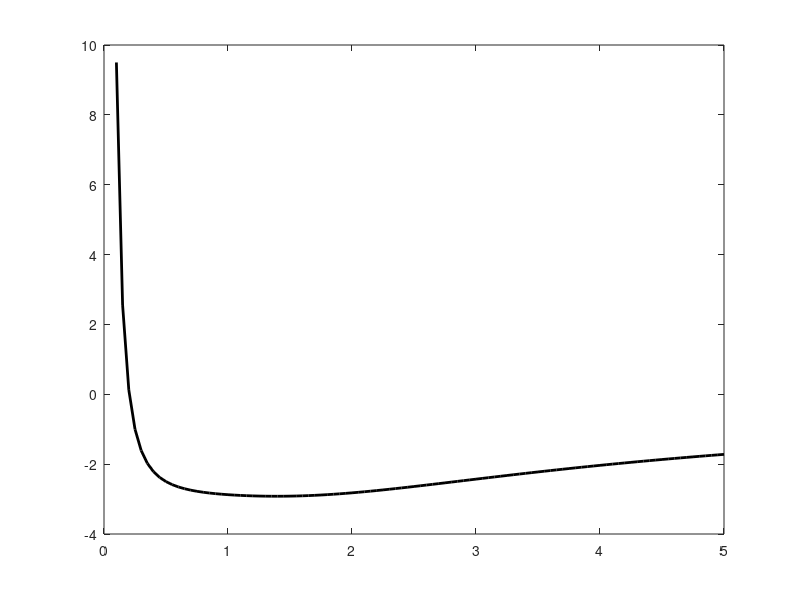

Source code (MATLAB): (Note: this script raises an error after producing the figure.)
% This script estimates the ground state energy of a "smooth" 
% rectangular potential by means of the variational principle. 
% As a trial function we use a Gaussian wave packet centered at the 
% origin with a variable width.
%
% The Hamiltonian is estimated numerically using an FFT representation 
% of the kinetic energy.
%
% The ground state energy is also calculated "exactly" by diagoalizing 
% the full, numerical Hamiltonian.
%
% The estimated energy is plotted as a function of the width - along 
% with the "exact" ground state energy
%
% Numerical inputs:
% SigmaMin  - minimal value for the widht
% SigmaMax  - maximal value for the width
% SigmaStep - step size used for the width
% L         - size of domain 
% N         - number of grid points (should be 2^n)
%
% Physical inputs:
% V0        - the height of the potential (should be negative)
% w         - the width of the potential
% s         - the "smoothness" of the potential 
% Vpot      - the actual potential (function variable)
%
% All parameters and functions are hard coded initially

SigmaMin = 0.1;
SigmaMax = 5;
SigmaStep = 0.05;

% Trial function
PsiTrial = @(x,sigma) (2*pi*sigma^2)^(-0.25)*exp(-x.^2/(4*sigma^2));

% Potential:
V0 = -3;
w = 8;
s = 5;

% Grid parameters
L = 30;
N = 1024;              % For FFT's sake, we should have N=2^n

% Shape of the potential
Vpot = @(x) V0./(exp(s*(abs(x)-w/2))+1);

% Set up the grid.
x = linspace(-L/2,L/2,N);
x = x.';                            % Traspose
h = L/(N-1);

% Set up kinetic energy matrix by means of the fast Fourier transform
k = 2*pi/(N*h)*[0:(N/2-1), (-N/2:-1)];          % Vector with k-values
% Fourier transform the identity matrix:
Tmat_FFT = fft(eye(N));
% Multiply by (ik)^2
Tmat_FFT = diag(-k.^2)*Tmat_FFT;
% Transform back to x-representation
Tmat_FFT = ifft(Tmat_FFT);
Tmat_FFT = -1/2*Tmat_FFT;            % Correct prefactor

% Total Hamiltonian
H = Tmat_FFT + diag(Vpot(x));

% Calculate expectation value of the Hamiltonian
% for various sigmas
index = 1;
for sigma = SigmaMin:SigmaStep:SigmaMax
  Psi = PsiTrial(x,sigma);                 % Wave function
  Sigma(index) = sigma;                   % Vector with sigma-values
  Energy(index) = h*Psi'*H*Psi;           % Expectation value
  index=index+1;                          % Update index
end

% Diagonalize to find eigen states and energies
[EigVectors EigValues] = eig(H);
% Extract eigen values from diagonal matrix
EigValues = diag(EigValues);
% Sort them (and remove spurious imaginary parts)
[EigValues, Indexes] = sort(real(EigValues));
EigVectors = EigVectors(:,Indexes);
% "Exact" groundState
GroundStateEnergy = EigValues(1);
GroundStateWF = EigVectors(:,1)/sqrt(h);  % Normalize

% Determine estimate - and error
[EnergyEstimate, MinInd] = min(Energy);
Error = EnergyEstimate - GroundStateEnergy;
disp(['Ground state energy estimate: ', ...
    num2str(EnergyEstimate)])
disp(['Actual ground state energy (on the grid): ', ...
    num2str(GroundStateEnergy)])
disp(['The error in ground state energy is ', num2str(Error),'.'])
disp(['This is corresponds to the relative error ',...
    num2str(abs(Error/GroundStateEnergy)*100),' %.'])

%
% Plot ground state energy estimate and compare with "exact" result
%
figure(1)
plot(Sigma, Energy, 'k-', 'linewidth', 2)
hold on
yline(GroundStateEnergy, 'r--', 'linewidth', 2);
hold off
grid on
set(gca,'fontsize',15)
xlabel('\sigma')
legend('<E(\sigma)>','Exact')

%
% Plot wave functions - the estimate and the "exact" one
%
% Estimated ground state
Psi = PsiTrial(x, Sigma(MinInd));               
figure(2)
plot(x, abs(Psi).^2, 'k-', 'linewidth', 2)
hold on
% Plott "exact" wave function
plot(x, abs(GroundStateWF).^2, 'r--', 'linewidth', 2)          
% Fix strength of the potential for plotting
MaxWalPot = -.2*max(abs(Psi)).^2/V0;          
% Plot confining potential
plot(x, Vpot(x)*MaxWalPot, 'b');      
hold off
grid on
set(gca,'fontsize',15)
legend('Estimate','Exact','Potential')
